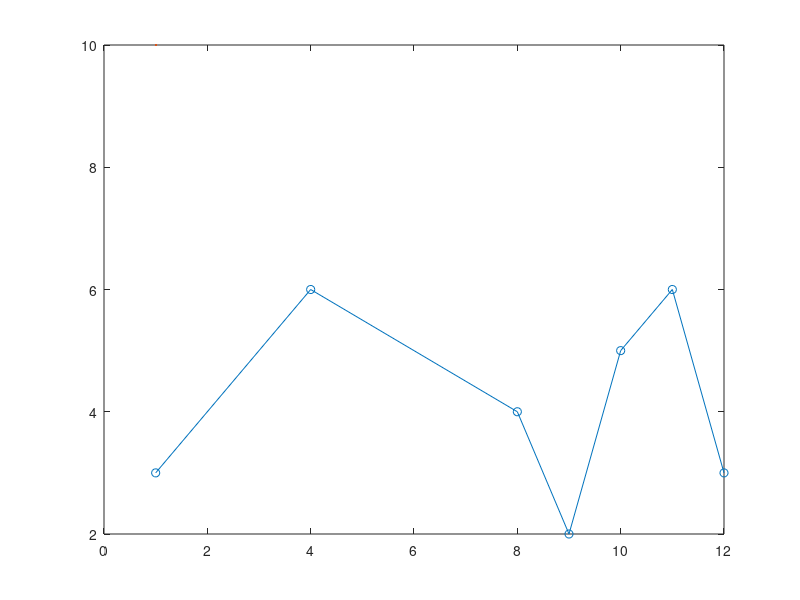

Here is the MATLAB script that generated this plot:
%% B-splines algorithm 
% For reference of graphic visualization visit https://people.eecs.berkeley.edu/~sequin/CS284/IMGS/bsplinebasics.gif

% 1.- Define control points 
P = [1,3; 4,6; 8, 4; 9, 2; 10,5; 11,6;12,3]; 
plot(P(:,1),P(:,2),'o-',MarkerSize=10)

% 2.- Define number of points, degree of b-spline and calculate number of
% knots
nP = length(P);
degBs = 3;
numknots = nP + degBs + 1;

% 3.- Create Knot vector 
optkv = 2;
% Option 1; uniform clamped knot vector between 0 and 1
% Option 2; uniform clamped knot vector between specified points 
if optkv == 1
    knotVector = [zeros(1,degBs+1), linspace(0,1,numknots-2*(degBs + 1)), ones(1,degBs+1)];
elseif optkv == 2
    % specified knotvector endpoints
    n1 = 2;
    n2 = 7;
    knotVector = [repmat(n1,degBs+1,1).',linspace(n1,n2,numknots-2*(degBs + 1)), repmat(n2,degBs+1,1).'];
end
